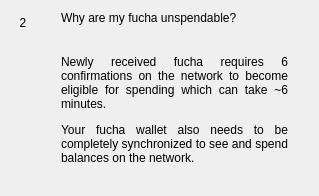
                  <widget class="QWidget" name="widgetFaq2" native="true">
                   <layout class="QHBoxLayout" name="horizontalPage2" stretch="0,1">
                    <item alignment="Qt::AlignTop">
                     <widget class="QLabel" name="labelNumber2">
                      <property name="minimumSize">
                       <size>
                        <width>24</width>
                        <height>24</height>
                       </size>
                      </property>
                      <property name="maximumSize">
                       <size>
                        <width>16777215</width>
                        <height>24</height>
                       </size>
                      </property>
                      <property name="text">
                       <string>2</string>
                      </property>
                      <property name="alignment">
                       <set>Qt::AlignCenter</set>
                      </property>
                     </widget>
                    </item>
                    <item>
                     <layout class="QVBoxLayout" name="verticalLayoutPage2">
                      <property name="spacing">
                       <number>0</number>
                      </property>
                      <property name="leftMargin">
                       <number>20</number>
                      </property>
                      <property name="rightMargin">
                       <number>20</number>
                      </property>
                      <item>
                       <widget class="QLabel" name="labelSubtitle2">
                        <property name="text">
                         <string>Why are my fucha unspendable?</string>
                        </property>
                        <property name="wordWrap">
                         <bool>true</bool>
                        </property>
                       </widget>
                      </item>
                      <item>
                       <spacer name="verticalSpacer_20">
                        <property name="orientation">
                         <enum>Qt::Vertical</enum>
                        </property>
                        <property name="sizeType">
                         <enum>QSizePolicy::Fixed</enum>
                        </property>
                        <property name="sizeHint" stdset="0">
                         <size>
                          <width>20</width>
                          <height>30</height>
                         </size>
                        </property>
                       </spacer>
                      </item>
                      <item>
                       <widget class="QLabel" name="labelContent2">
                        <property name="text">
                         <string>
                           &lt;html&gt;&lt;head/&gt;&lt;body&gt;&lt;p align=&quot;justify&quot;&gt;
                           Newly received fucha requires 6 confirmations on the network
                           to become eligible for spending which can take ~6 minutes.
                           &lt;/p&gt;&lt;p align=&quot;justify&quot;&gt;
                           Your fucha wallet also needs to be completely synchronized
                           to see and spend balances on the network.
                           &lt;/p&gt;&lt;/body&gt;&lt;/html&gt;
                         </string>
                        </property>
                        <property name="alignment">
                         <set>Qt::AlignLeading|Qt::AlignLeft|Qt::AlignTop</set>
                        </property>
                        <property name="wordWrap">
                         <bool>true</bool>
                        </property>
                       </widget>
                      </item>
                      <item>
                       <spacer name="verticalSpacer_21">
                        <property name="orientation">
                         <enum>Qt::Vertical</enum>
                        </property>
                        <property name="sizeHint" stdset="0">
                         <size>
                          <width>20</width>
                          <height>20</height>
                         </size>
                        </property>
                       </spacer>
                      </item>
                     </layout>
                    </item>
                   </layout>
                  </widget>
